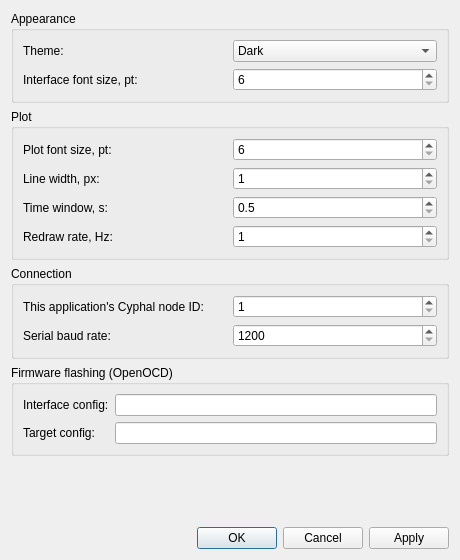
<?xml version="1.0" encoding="UTF-8"?>
<ui version="4.0">
 <class>PreferencesDialog</class>
 <widget class="QDialog" name="PreferencesDialog">
  <property name="geometry">
   <rect>
    <x>0</x>
    <y>0</y>
    <width>460</width>
    <height>560</height>
   </rect>
  </property>
  <property name="windowTitle">
   <string>Preferences</string>
  </property>
  <layout class="QVBoxLayout" name="RootLayout">
   <item>
    <widget class="QGroupBox" name="AppearanceGroupBox">
     <property name="title">
      <string>Appearance</string>
     </property>
     <layout class="QGridLayout" name="AppearanceGroupBoxLayout">
      <item row="0" column="0">
       <widget class="QLabel" name="ThemeCaption">
        <property name="text">
         <string>Theme:</string>
        </property>
       </widget>
      </item>
      <item row="0" column="1">
       <widget class="QComboBox" name="ThemeComboBox">
        <item>
         <property name="text">
          <string>Dark</string>
         </property>
        </item>
        <item>
         <property name="text">
          <string>Light</string>
         </property>
        </item>
       </widget>
      </item>
      <item row="1" column="0">
       <widget class="QLabel" name="FontSizeCaption">
        <property name="text">
         <string>Interface font size, pt:</string>
        </property>
       </widget>
      </item>
      <item row="1" column="1">
       <widget class="QSpinBox" name="FontSizeSpinBox">
        <property name="minimum">
         <number>6</number>
        </property>
        <property name="maximum">
         <number>48</number>
        </property>
       </widget>
      </item>
     </layout>
    </widget>
   </item>
   <item>
    <widget class="QGroupBox" name="PlotGroupBox">
     <property name="title">
      <string>Plot</string>
     </property>
     <layout class="QGridLayout" name="PlotGroupBoxLayout">
      <item row="0" column="0">
       <widget class="QLabel" name="PlotFontCaption">
        <property name="text">
         <string>Plot font size, pt:</string>
        </property>
       </widget>
      </item>
      <item row="0" column="1">
       <widget class="QSpinBox" name="PlotFontSizeSpinBox">
        <property name="minimum">
         <number>6</number>
        </property>
        <property name="maximum">
         <number>48</number>
        </property>
       </widget>
      </item>
      <item row="1" column="0">
       <widget class="QLabel" name="PlotLineCaption">
        <property name="text">
         <string>Line width, px:</string>
        </property>
       </widget>
      </item>
      <item row="1" column="1">
       <widget class="QSpinBox" name="PlotLineWidthSpinBox">
        <property name="minimum">
         <number>1</number>
        </property>
        <property name="maximum">
         <number>10</number>
        </property>
       </widget>
      </item>
      <item row="2" column="0">
       <widget class="QLabel" name="PlotWindowCaption">
        <property name="text">
         <string>Time window, s:</string>
        </property>
       </widget>
      </item>
      <item row="2" column="1">
       <widget class="QDoubleSpinBox" name="PlotTimeWindowSpinBox">
        <property name="minimum">
         <double>0.500000</double>
        </property>
        <property name="maximum">
         <double>600.000000</double>
        </property>
        <property name="decimals">
         <number>1</number>
        </property>
        <property name="singleStep">
         <double>0.100000000000000</double>
        </property>
       </widget>
      </item>
      <item row="3" column="0">
       <widget class="QLabel" name="PlotRateCaption">
        <property name="text">
         <string>Redraw rate, Hz:</string>
        </property>
       </widget>
      </item>
      <item row="3" column="1">
       <widget class="QSpinBox" name="PlotDrawRateSpinBox">
        <property name="minimum">
         <number>1</number>
        </property>
        <property name="maximum">
         <number>144</number>
        </property>
       </widget>
      </item>
     </layout>
    </widget>
   </item>
   <item>
    <widget class="QGroupBox" name="ConnectionGroupBox">
     <property name="title">
      <string>Connection</string>
     </property>
     <layout class="QGridLayout" name="ConnectionGroupBoxLayout">
      <item row="0" column="0">
       <widget class="QLabel" name="NodeIdCaption">
        <property name="text">
         <string>This application's Cyphal node ID:</string>
        </property>
       </widget>
      </item>
      <item row="0" column="1">
       <widget class="QSpinBox" name="LocalNodeIdSpinBox">
        <property name="minimum">
         <number>1</number>
        </property>
        <property name="maximum">
         <number>127</number>
        </property>
       </widget>
      </item>
      <item row="1" column="0">
       <widget class="QLabel" name="BaudCaption">
        <property name="text">
         <string>Serial baud rate:</string>
        </property>
       </widget>
      </item>
      <item row="1" column="1">
       <widget class="QSpinBox" name="SerialBaudSpinBox">
        <property name="minimum">
         <number>1200</number>
        </property>
        <property name="maximum">
         <number>4000000</number>
        </property>
        <property name="singleStep">
         <number>9600</number>
        </property>
       </widget>
      </item>
     </layout>
    </widget>
   </item>
   <item>
    <widget class="QGroupBox" name="FirmwareGroupBox">
     <property name="title">
      <string>Firmware flashing (OpenOCD)</string>
     </property>
     <layout class="QGridLayout" name="FirmwareGroupBoxLayout">
      <item row="0" column="0">
       <widget class="QLabel" name="OocdIfaceCaption">
        <property name="text">
         <string>Interface config:</string>
        </property>
       </widget>
      </item>
      <item row="0" column="1">
       <widget class="QLineEdit" name="OpenocdInterfaceLineEdit">
       </widget>
      </item>
      <item row="1" column="0">
       <widget class="QLabel" name="OocdTargetCaption">
        <property name="text">
         <string>Target config:</string>
        </property>
       </widget>
      </item>
      <item row="1" column="1">
       <widget class="QLineEdit" name="OpenocdTargetLineEdit">
       </widget>
      </item>
     </layout>
    </widget>
   </item>
   <item>
    <spacer name="VerticalSpacer">
     <property name="orientation">
      <enum>Qt::Vertical</enum>
     </property>
     <property name="sizeHint" stdset="0">
      <size>
       <width>20</width>
       <height>20</height>
      </size>
     </property>
    </spacer>
   </item>
   <item>
    <widget class="QDialogButtonBox" name="ButtonBox">
     <property name="orientation">
      <enum>Qt::Horizontal</enum>
     </property>
     <property name="standardButtons">
      <set>QDialogButtonBox::Apply|QDialogButtonBox::Cancel|QDialogButtonBox::Ok</set>
     </property>
    </widget>
   </item>
  </layout>
 </widget>
 <resources/>
 <connections/>
</ui>
